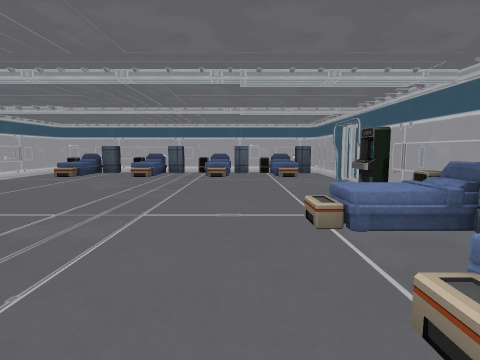
view 1 (above)

17 first-person views from a walk through a scene from a Unity 3-D project. The camera is 1.5 m above the floor, tilts 6° down and sees 80° across. The floor is counted in squares, 2 m on a side. Each view is taken from the middle of a square. On the plan, view 1 faces up. The plan holds only what a view shows up to about 10 squares ahead; the rest is blank. The place goes on beyond the plan. The player is left out. Some surface patterns are stand-ins.

view 2
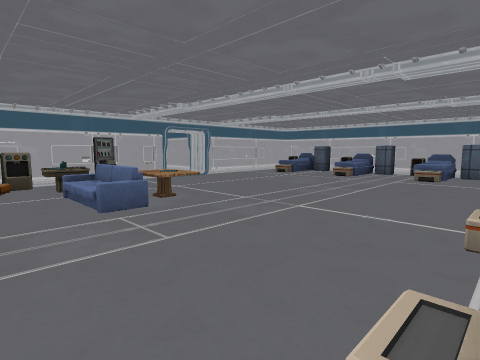

view 3
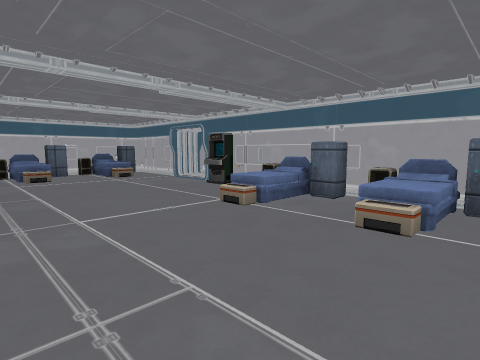

view 4
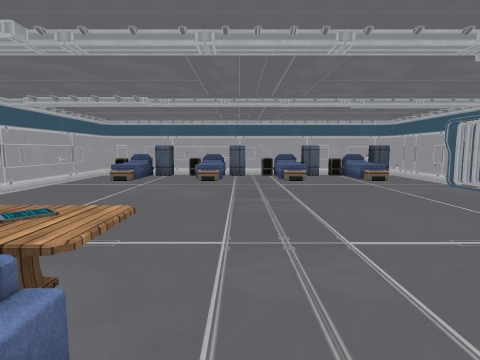

view 5
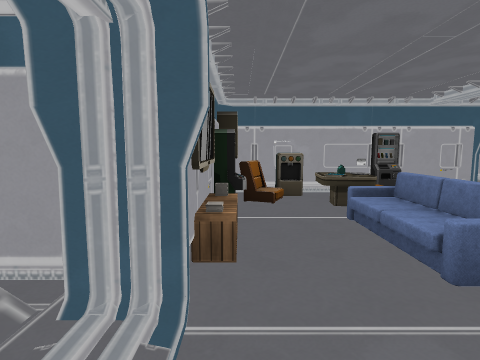

view 6
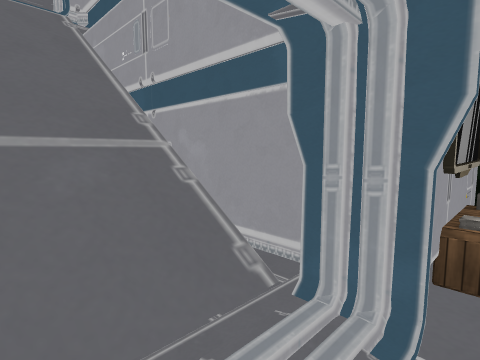

view 7
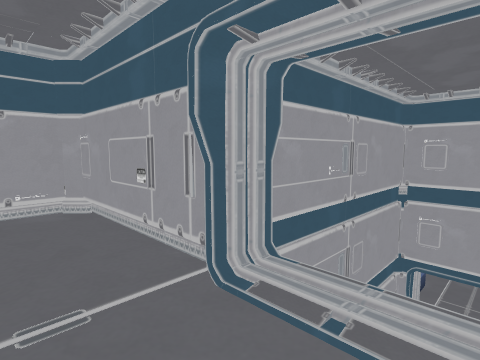

view 8
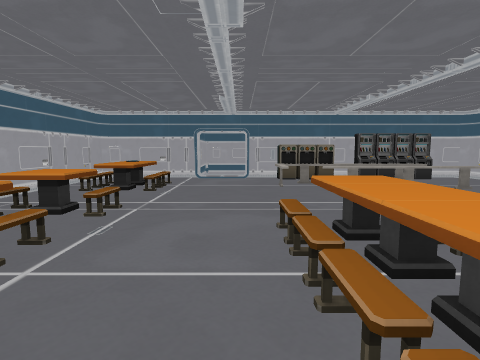

view 9
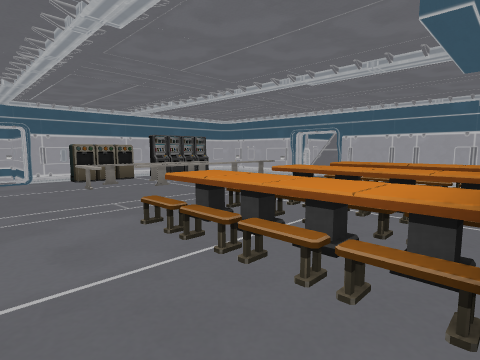

view 10
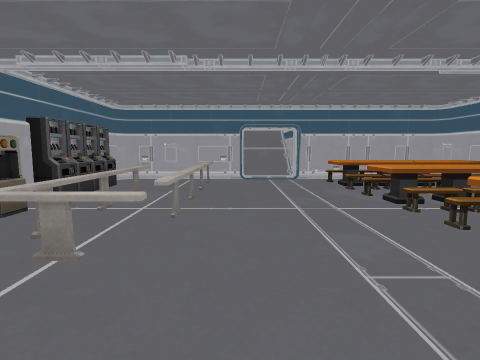

view 11
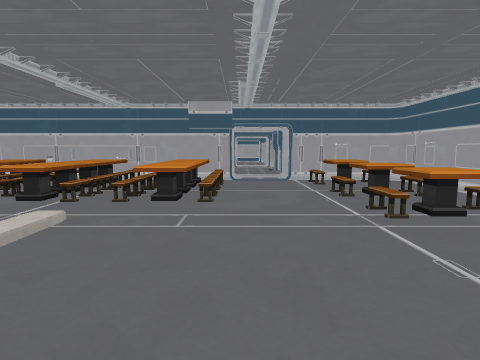

view 12
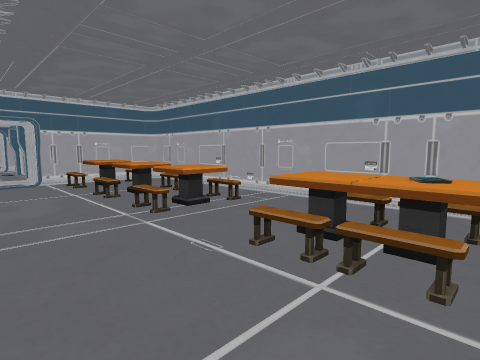

view 13
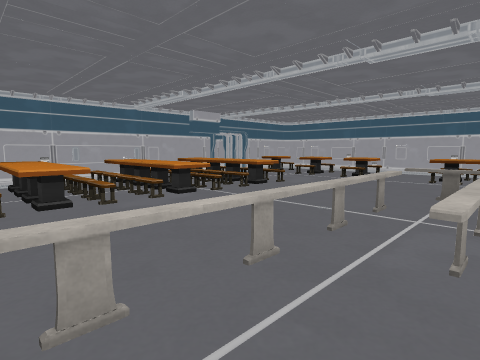

view 14
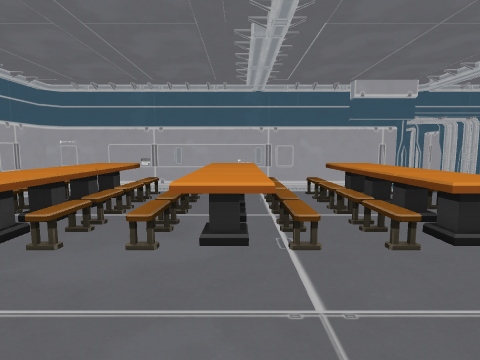

view 15
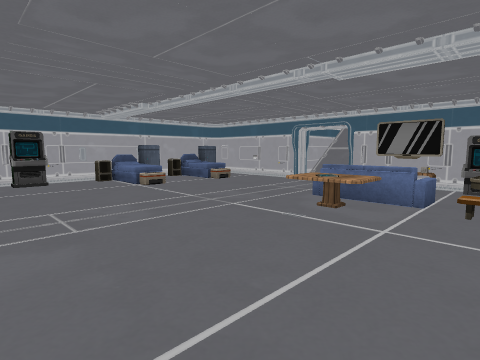

view 16
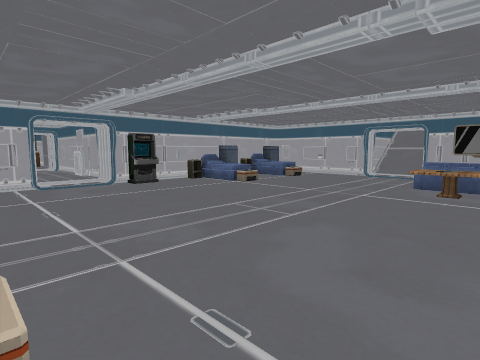

view 17
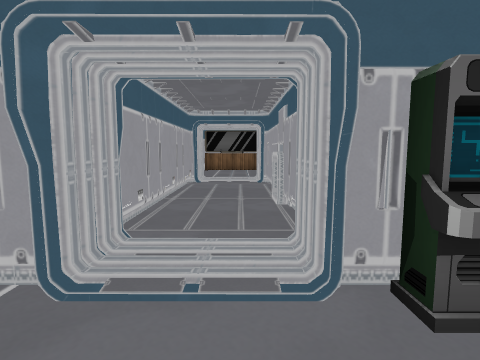

### Floor plan
Key: @ floor where view 1 was taken; # wall or solid block; . main floor; : floor 5 m higher than the main floor; / step, stairs or slope; = window, fence, low wall or low ledge; O other object.
Columns run from 6 left of view 1 to 7 right of it. Each row starts with its distance up from view 1.
 10 ##########
  9 #OOOOOOOO#
  8 #O./.O.O.#
  7 #........#####
  6 #..........O.#
  5 #.......O##O##
  4 #........#
  3 #.......O#
  2 #/OO....O#
  1 #O=.....O#
  0 #OOO..@.O#
 -1    #//##
 -2    #//#
 -3    #//
 -4    #//
 -5  ###//OOOOO##
 -6  #OO:::OOO::#
 -7  #OO::OOOOOOOO
 -8  #:::::::::###
 -9  #OO:::::::://
-10  #::::OOOOOO#
-11  #OO:OOOOOOO#
-12  #OO:OOOOOOO#
-13  #OO::OOOOOO
-14    #::#
-15     ::
-16     ::
-17    #:
-18    #
-19    #

Positions as (right, up) in squares from view 1, and headings:
1: (0, 0), facing up
2: (1, 0), facing up-left
3: (-2, 0), facing up-right
4: (-2, 1), facing up
5: (-1, 0), facing left
6: (-1, 0), facing down-left
7: (-1, -6), facing up-left
8: (-1, -13), facing up
9: (-2, -13), facing up-right
10: (-2, -8), facing right
11: (-1, -6), facing down
12: (-1, -6), facing down-left
13: (5, -6), facing down-left
14: (2, -8), facing down
15: (-5, 6), facing down-right
16: (-4, 8), facing down-right
17: (1, 6), facing right
